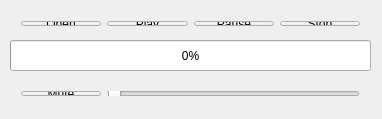
<?xml version="1.0" encoding="UTF-8"?>
<ui version="4.0">
 <class>Widget</class>
 <widget class="QWidget" name="Widget">
  <property name="geometry">
   <rect>
    <x>0</x>
    <y>0</y>
    <width>382</width>
    <height>119</height>
   </rect>
  </property>
  <property name="windowTitle">
   <string>MediaPlayer</string>
  </property>
  <widget class="QProgressBar" name="avance">
   <property name="geometry">
    <rect>
     <x>10</x>
     <y>40</y>
     <width>361</width>
     <height>31</height>
    </rect>
   </property>
   <property name="value">
    <number>0</number>
   </property>
  </widget>
  <widget class="QWidget" name="">
   <property name="geometry">
    <rect>
     <x>10</x>
     <y>80</y>
     <width>361</width>
     <height>27</height>
    </rect>
   </property>
   <layout class="QHBoxLayout" name="horizontalLayout">
    <item>
     <widget class="QPushButton" name="mute">
      <property name="text">
       <string>Mute</string>
      </property>
     </widget>
    </item>
    <item>
     <widget class="QSlider" name="volumen">
      <property name="orientation">
       <enum>Qt::Horizontal</enum>
      </property>
     </widget>
    </item>
   </layout>
  </widget>
  <widget class="QWidget" name="">
   <property name="geometry">
    <rect>
     <x>10</x>
     <y>10</y>
     <width>361</width>
     <height>27</height>
    </rect>
   </property>
   <layout class="QHBoxLayout" name="horizontalLayout_2">
    <item>
     <widget class="QPushButton" name="abrir">
      <property name="text">
       <string>Open</string>
      </property>
     </widget>
    </item>
    <item>
     <widget class="QPushButton" name="play">
      <property name="text">
       <string>Play</string>
      </property>
     </widget>
    </item>
    <item>
     <widget class="QPushButton" name="pause">
      <property name="text">
       <string>Pause</string>
      </property>
     </widget>
    </item>
    <item>
     <widget class="QPushButton" name="stop">
      <property name="text">
       <string>Stop</string>
      </property>
     </widget>
    </item>
   </layout>
  </widget>
 </widget>
 <layoutdefault spacing="6" margin="11"/>
 <resources/>
 <connections/>
</ui>
